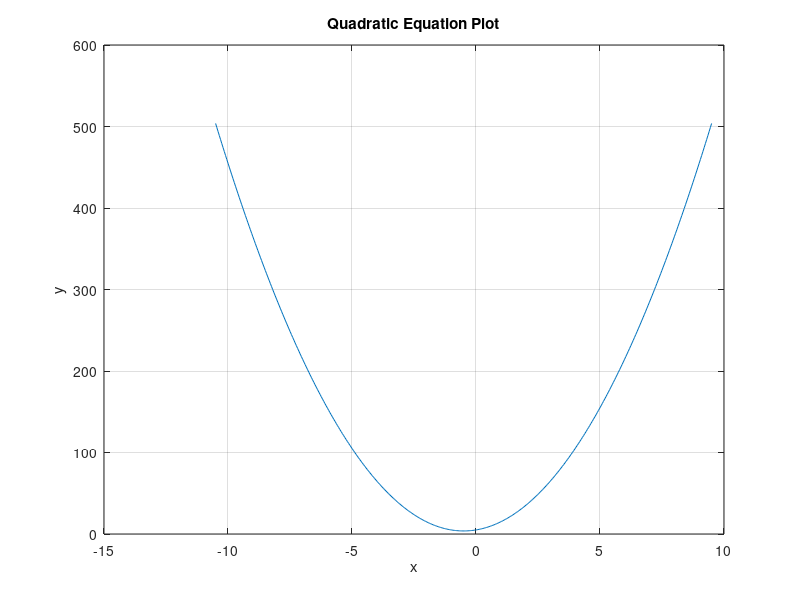

This figure's MATLAB source:
% Name: QuadraticEquationSolver
% Clear command window and workspace
clc;
clear;

% Prompt user for coefficients
a = input('Enter coefficient a: ');
if a == 0
    error('Coefficient a must be non-zero for a quadratic equation.');
end
b = input('Enter coefficient b: ');
c = input('Enter coefficient c: ');

% Calculate discriminant
D = b^2 - 4*a*c;

% Determine roots based on discriminant
if D > 0
    x1 = (-b + sqrt(D))/(2*a);
    x2 = (-b - sqrt(D))/(2*a);
    fprintf('Two distinct real roots:\n');
    fprintf('x1 = %.2f\n', x1);
    fprintf('x2 = %.2f\n', x2);
elseif D == 0
    x1 = -b/(2*a);
    fprintf('One real root (repeated):\n');
    fprintf('x = %.2f\n', x1);
else
    realPart = -b/(2*a);
    imagPart = sqrt(-D)/(2*a);
    fprintf('Complex roots:\n');
    fprintf('x1 = %.2f + %.2fi\n', realPart, imagPart);
    fprintf('x2 = %.2f - %.2fi\n', realPart, imagPart);
end

% Determine x-axis range for plotting
if D > 0
    x_min = min(x1, x2) - 2;
    x_max = max(x1, x2) + 2;
    x = linspace(x_min, x_max, 400);
elseif D == 0
    x_center = x1;
    x = linspace(x_center -5, x_center +5, 400);
else
    h = -b/(2*a);
    x = linspace(h -10, h +10, 400);
end

% Calculate y values
y = a*x.^2 + b*x + c;

% Plot the quadratic function
figure;
plot(x, y);
hold on;

% Plot real roots if they exist
if D >= 0
    if D > 0
        plot(x1, 0, 'r*', 'MarkerSize', 10);
        plot(x2, 0, 'r*', 'MarkerSize', 10);
    else
        plot(x1, 0, 'r*', 'MarkerSize', 10);
    end
end
hold off;

% Add labels and title
xlabel('x');
ylabel('y');
title('Quadratic Equation Plot');
grid on;